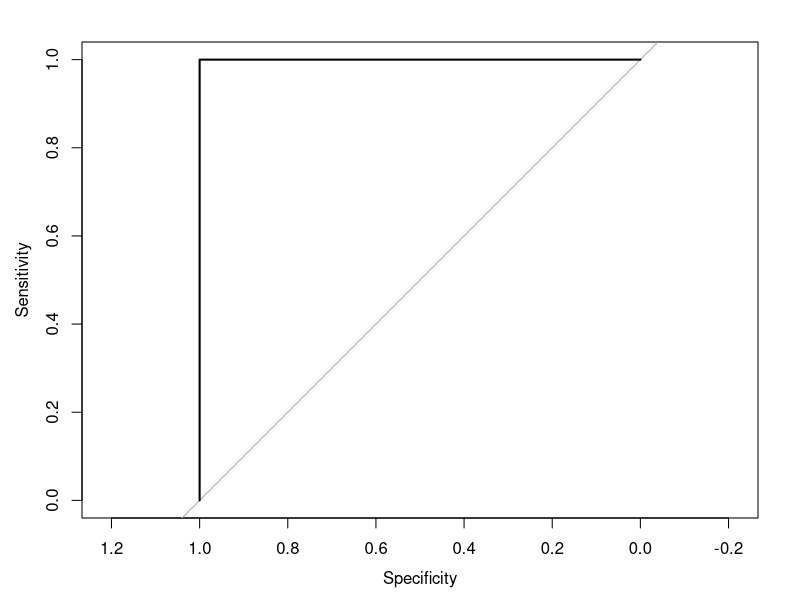

Source code (R):
# Download R: https://cran.r-project.org/bin/windows/base/
# Download RStudio: https://www.rstudio.com/products/rstudio/download/#download

# Copy/Paste the following code into RStudio (new Project)
# Press CTRL+Enter to run each line of code below

install.packages("caret")
library(caret)

install.packages("randomForest")
library(randomForest)

install.packages("pROC")
library(pROC)

install.packages("datasets")
library(datasets)

# Load and inspect the demo dataset 'iris'
data(iris)
str(iris)
head(iris)
tail(iris)
View(iris)





# Randomly partition train/test dataframes: 75% / 25% split for Training / Testing (while keeping same prevalence of 'Species' in both datasets)
indexes <- createDataPartition(iris$Species,
                               times = 1,
                               p = 0.75,
                               list = FALSE)

train.MLdata <- iris[indexes,]
test.MLdata <- iris[-indexes,]


# Create randomForest ML-model (using Training data)
RFmodel <- randomForest(Species ~ ., data=train.MLdata, ntree=1001, mtry=3, proximity=TRUE)
RFmodel

# Use the ML model 'RFmodel' to predict Species (in the unseen Test dataset)
result <- predict(RFmodel, test.MLdata[,1:4], type="response")
result
a <- data.frame(test.MLdata$Species, result)
colnames(a) <- c("Species.testdata", "Prediction")
View(a)

b <- confusionMatrix(result, test.MLdata$Species)
b
b$overall[1]    #Using 'Accuracy' as the Key Performance Index




#################################
# BINARY CLASSIFICATION CASE: 
#################################


# New dataset 'iris.temp' 
iris.temp <- iris

# Combine flower species setosa/versicolor =1 VS virginica = 0
iris.temp$Family <- ifelse(iris.temp$Species == "setosa", 1,
                    ifelse(iris.temp$Species == "versicolor", 1,
                    ifelse(iris.temp$Species == "virginica", 0, NA)))

iris.temp$Family <- as.factor(iris.temp$Family)

NewData <- data.frame(iris.temp$Sepal.Length,iris.temp$Sepal.Width,iris.temp$Petal.Length,iris.temp$Petal.Width,iris.temp$Family)
colnames(NewData) <- c("Sepal.Length","Sepal.Width","Petal.Length","Petal.Width","Family")
head(NewData)



# Partition train/test dataframes from NewData: 75% / 25% split for Training / Testing
indexes <- createDataPartition(NewData$Family,
                               times = 1,
                               p = 0.75,
                               list = FALSE)

train.MLdata <- NewData[indexes,]
test.MLdata <- NewData[-indexes,]


# Train new ML model 'RFmodel2' (training data)
RFmodel2 <- randomForest(Family ~ ., data=train.MLdata, ntree=1001, mtry=3, proximity=TRUE)

# New ML model 'RFmodel2' to classify performance (test data)
result2 <- predict(RFmodel2, test.MLdata[,1:4], type="prob")
result2

result2[,2]


# ROC curve to evaluate ML classification performance
class <- test.MLdata$Family    #must be  a 'factor' variable
score <- result2[,2]           #must be numbers
rf.roc <- roc(class, score)

plot(rf.roc)
auc(rf.roc)
coords(rf.roc, "best", transpose=TRUE, ret=c("threshold", "ppv", "npv", "sens", "spec", "accuracy","tp","fp","tn","fn"))

# threshold = optimal cutoff point (e.g. biomarker mmol/L to distinguish healthy vs disease)
# ppv = positive predictive value: True negatives/(True negatives + False Negatives) | NPV = TN/(TN+FN)
# npv = negative predictive value: True positives/(True positives + False positives) | PPV = TP/(TP+FP)
# accuracy = (TP+TN)/total obs

